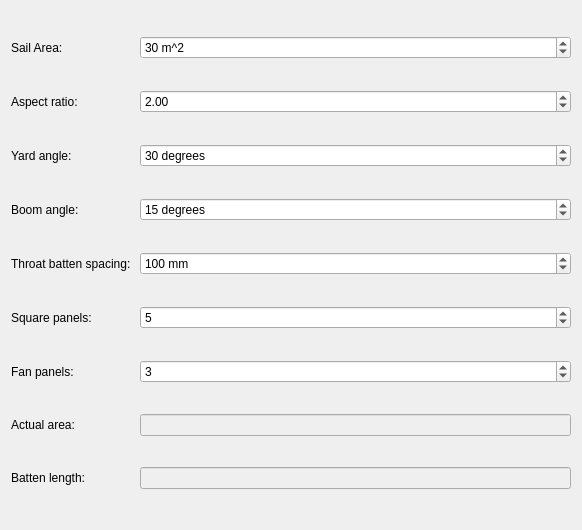
<?xml version="1.0" encoding="UTF-8"?>
<ui version="4.0">
 <class>Form</class>
 <widget class="QWidget" name="Form">
  <property name="geometry">
   <rect>
    <x>0</x>
    <y>0</y>
    <width>582</width>
    <height>530</height>
   </rect>
  </property>
  <property name="windowTitle">
   <string>Form</string>
  </property>
  <layout class="QGridLayout" name="gridLayout">
   <item row="4" column="0">
    <widget class="QLabel" name="label_4">
     <property name="text">
      <string>Throat batten spacing: </string>
     </property>
    </widget>
   </item>
   <item row="1" column="1">
    <widget class="QDoubleSpinBox" name="aspect">
     <property name="maximum">
      <double>3.000000000000000</double>
     </property>
     <property name="singleStep">
      <double>0.050000000000000</double>
     </property>
     <property name="value">
      <double>2.000000000000000</double>
     </property>
    </widget>
   </item>
   <item row="5" column="1">
    <widget class="QSpinBox" name="square_panels">
     <property name="value">
      <number>5</number>
     </property>
    </widget>
   </item>
   <item row="2" column="0">
    <widget class="QLabel" name="label_3">
     <property name="text">
      <string>Yard angle: </string>
     </property>
    </widget>
   </item>
   <item row="0" column="1">
    <widget class="QDoubleSpinBox" name="sa">
     <property name="suffix">
      <string> m^2</string>
     </property>
     <property name="decimals">
      <number>0</number>
     </property>
     <property name="maximum">
      <double>400.000000000000000</double>
     </property>
     <property name="value">
      <double>30.000000000000000</double>
     </property>
    </widget>
   </item>
   <item row="3" column="0">
    <widget class="QLabel" name="label_6">
     <property name="text">
      <string>Boom angle: </string>
     </property>
    </widget>
   </item>
   <item row="4" column="1">
    <widget class="QDoubleSpinBox" name="throat_spacing">
     <property name="suffix">
      <string> mm</string>
     </property>
     <property name="decimals">
      <number>0</number>
     </property>
     <property name="maximum">
      <double>500.000000000000000</double>
     </property>
     <property name="value">
      <double>100.000000000000000</double>
     </property>
    </widget>
   </item>
   <item row="0" column="0">
    <widget class="QLabel" name="label">
     <property name="text">
      <string>Sail Area:</string>
     </property>
    </widget>
   </item>
   <item row="3" column="1">
    <widget class="QDoubleSpinBox" name="boom_angle">
     <property name="suffix">
      <string> degrees</string>
     </property>
     <property name="decimals">
      <number>0</number>
     </property>
     <property name="maximum">
      <double>60.000000000000000</double>
     </property>
     <property name="value">
      <double>15.000000000000000</double>
     </property>
    </widget>
   </item>
   <item row="1" column="0">
    <widget class="QLabel" name="label_2">
     <property name="text">
      <string>Aspect ratio: </string>
     </property>
    </widget>
   </item>
   <item row="6" column="1">
    <widget class="QSpinBox" name="fan_panels">
     <property name="minimum">
      <number>1</number>
     </property>
     <property name="maximum">
      <number>5</number>
     </property>
     <property name="value">
      <number>3</number>
     </property>
    </widget>
   </item>
   <item row="6" column="0">
    <widget class="QLabel" name="label_5">
     <property name="text">
      <string>Fan panels: </string>
     </property>
    </widget>
   </item>
   <item row="2" column="1">
    <widget class="QDoubleSpinBox" name="yard_angle">
     <property name="suffix">
      <string> degrees</string>
     </property>
     <property name="decimals">
      <number>0</number>
     </property>
     <property name="maximum">
      <double>90.000000000000000</double>
     </property>
     <property name="value">
      <double>30.000000000000000</double>
     </property>
    </widget>
   </item>
   <item row="5" column="0">
    <widget class="QLabel" name="label_7">
     <property name="text">
      <string>Square panels: </string>
     </property>
    </widget>
   </item>
   <item row="7" column="0">
    <widget class="QLabel" name="label_8">
     <property name="text">
      <string>Actual area: </string>
     </property>
    </widget>
   </item>
   <item row="7" column="1">
    <widget class="QLineEdit" name="actual">
     <property name="enabled">
      <bool>false</bool>
     </property>
    </widget>
   </item>
   <item row="8" column="0">
    <widget class="QLabel" name="label_9">
     <property name="text">
      <string>Batten length: </string>
     </property>
    </widget>
   </item>
   <item row="8" column="1">
    <widget class="QLineEdit" name="LB">
     <property name="enabled">
      <bool>false</bool>
     </property>
    </widget>
   </item>
  </layout>
 </widget>
 <resources/>
 <connections/>
</ui>
